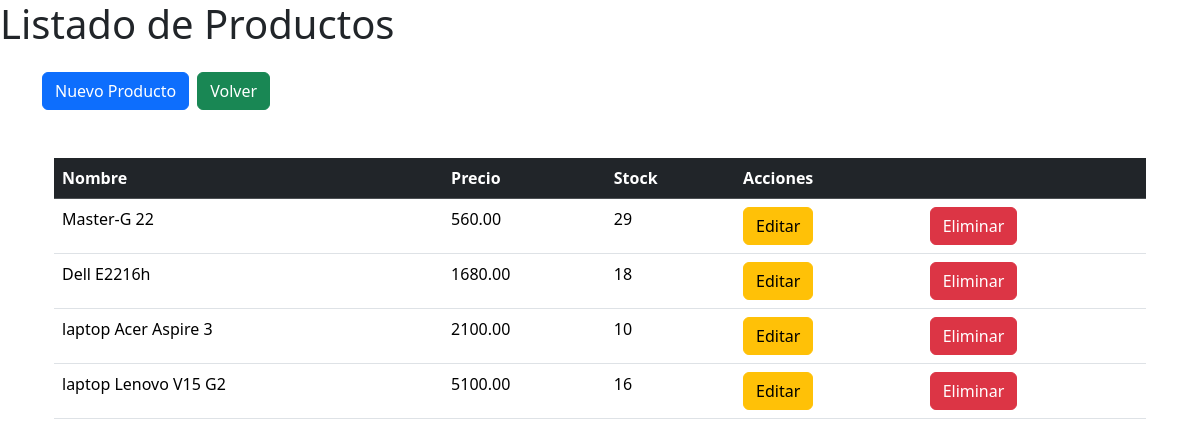
/productos/, run on the app's committed database.
### app/blueprints/productos/models.py (models this page shows, shortened)
class Producto(db.Model):
    __tablename__ ="productos"
    id = db.Column(db.Integer, primary_key=True)
    nombre = db.Column(db.String(100), nullable = False)
    precio = db.Column(db.Float, nullable=False)
    stock = db.Column(db.Integer, nullable = False)
    pedidos = db.relationship("Pedido", backref="producto", lazy=True, cascade="all, delete-orphan")

### app/blueprints/productos/routes.py (the view)
@bp_productos.route('/')
def index():
    productos = Producto.query.all()
    return render_template('producto/index.html', productos=productos)

### app/blueprints/productos/templates/producto/index.html
{% extends 'base.html' %}
{% block content %}
<h1>Listado de Productos</h1>
<div class="container mt-4">
    <div class="mb-4 d-flex gap-2 flex-wrap">
        <a href="{{ url_for('bp_productos.create') }}" class="btn btn-primary">Nuevo Producto</a>
        <a href="{{ url_for('bp_core.index') }}" class="btn btn-success">Volver</a>
    </div>
    <div class="container mt-5">
        <div class="row justify-content-center">
            <div class="card-custom">
                <table class="table">
                    <thead class="table-dark">
                        <tr>
                            <th>Nombre</th>
                            <th>Precio</th>
                            <th>Stock</th>
                            <th colspan="2">Acciones</th>
                        </tr>
                    </thead>
                    <tbody>
                        {% for item in productos %}
                        <tr>
                            <td>{{ item.nombre }}</td>
                            <td>{{ "%.2f"|format(item.precio) }}</td>
                            <td>{{ item.stock }}</td>
                            <td>
                                <a href="{{ url_for('bp_productos.edit', id=item.id) }}" class="btn btn-warning">Editar</a>
                            </td>
                            <td>
                                <a href="{{ url_for('bp_productos.delete', id=item.id) }}" class="btn btn-danger">Eliminar</a>
                            </td>
                        </tr>
                        {% else %}
                        <tr>
                            <td colspan="5" class="text-center">No hay productos registrados.</td>
                        </tr>
                        {% endfor %}
                    </tbody>
                </table>
            </div>
        </div>
    </div>
</div>
{% endblock %}

### data on the page
Producto: nombre "Master-G 22", precio "560.00", stock "29"
Producto: nombre "Dell E2216h", precio "1680.00", stock "18"
Producto: nombre "laptop Acer Aspire 3", precio "2100.00", stock "10"
Producto: nombre "laptop Lenovo V15 G2", precio "5100.00", stock "16"
